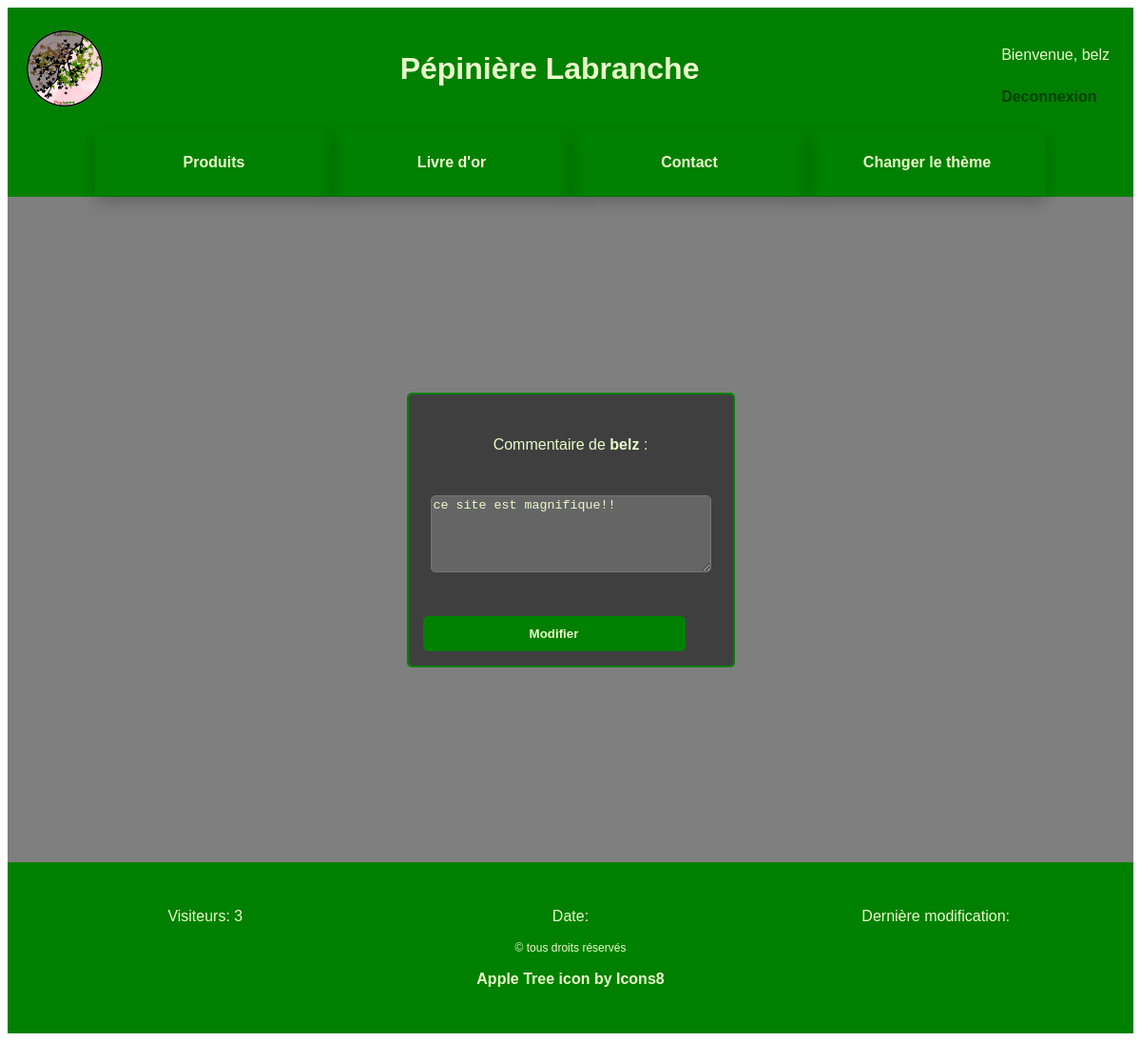
Page /view/modifierCommentaire.php?id=33 (signed in) on the committed database.
### tables this page shows
CREATE TABLE IF NOT EXISTS `utilisateurs` (
  `id` int(11) NOT NULL AUTO_INCREMENT,
  `username` varchar(255) NOT NULL,
  `password` varchar(255) NOT NULL,
  `email` varchar(255) NOT NULL,
  `nom` varchar(255) NOT NULL,
  `prenom` varchar(255) NOT NULL,
  PRIMARY KEY (`id`)
);

CREATE TABLE IF NOT EXISTS `commentaires` (
  `id` int(11) NOT NULL AUTO_INCREMENT,
  `commentaire` text NOT NULL,
  `auteur` varchar(255) NOT NULL,
  `date_commentaire` datetime NOT NULL,
  PRIMARY KEY (`id`)
);

### model/LoginManager.php (called while the page is built, shortened)
<?php
class LoginManager extends Manager
{
    public function getUserLoggedIn($id)
    {
        $db = $this->dbConnect();
        $select_stmt = $db->prepare("SELECT * FROM utilisateurs WHERE id=:id");
        $select_stmt->execute(array(":id" => $id));
        return $select_stmt;
    }
}

### controller/controller.php (called while the page is built, shortened)
<?php
require_once("C://wamp64/www/projetTP3/model/LoginManager.php");
require_once("C://wamp64/www/projetTP3/model/CommentManager.php");
function getUserLoggedIn($id)
{
    $loginManager = new LoginManager();
    $select_stmt = $loginManager->getUserLoggedIn($id);
    $row = $select_stmt->fetch(PDO::FETCH_ASSOC);
    return $row;
}
function getComment($commentId)
{
    $commentManager = new CommentManager();
    $select_stmt = $commentManager->getComment($commentId);
    $row = $select_stmt->fetch(PDO::FETCH_ASSOC);
    return $row;
}

### model/CommentManager.php (called while the page is built, shortened)
<?php
class CommentManager extends Manager
{
    public function getComment($commentId)
    {
        $db = $this->dbConnect();
        $select_stmt = $db->prepare("SELECT id, commentaire, auteur, DATE_FORMAT(date_commentaire, '%d/%m/%Y à %Hh%imin%ss') FROM commentaires WHERE id = ?");
        $select_stmt->execute(array($commentId));
        return $select_stmt;
    }
}

### view/modifierCommentaire.php (the view, shortened to what this page needs)
<?php session_start();
$id = $_SESSION['user_login'];
$title = 'Modifier commentaire'; ?>
<?php
require("C://wamp64/www/projetTP3/controller/controller.php");
try {
    $row = getUserLoggedIn($id);
} catch (PDOEXCEPTION $e) {
    $e->getMessage();
}
$username = $row['username'];
?>
<?php
if (isset($_GET['id']) && !empty($_GET['id'])) {
    $commentId = $_GET['id'];
}
$comment = getComment($commentId);
?>
<?php
if ($username == $comment['auteur']) {
    ?>
    <form method="post" id="form-modifier" class="form-modifier"
          action="">
        <fieldset>
            <div class="field">
                <p>Commentaire de <strong><?= htmlspecialchars($comment['auteur']) ?></strong> : </p><br>
                <textarea name="modifier" id="modifier" class="input message comment-text"
                          rows="5"><?php echo $comment['commentaire']; ?></textarea><br>
            </div>
            <input type="submit" id="submit-modifier" name="submit-modifier" class="btn-green"
                   value="Modifier">
        </fieldset>
    </form>
    <?php
}
?>
    </div>
<?php require('template.php'); ?>

### view/header.php (shortened to what this page needs)
<header>
    <img src="/public/images/logo.png" class="logo">
    <h1>Pépinière Labranche</h1>
    <div class="user">
        <?php
        if ($title != 'Accueil' || $title == 'Contact') {
            if (isset($_SESSION['user_login'])) {
                $id = $_SESSION['user_login'];
                try {
                    $row = getUserLoggedIn($id);
                    $username = $row['username'];
                } catch (PDOEXCEPTION $e) {
                    $e->getMessage();
                }
                ?>
                <p>Bienvenue, <?php echo $username; ?></p>
                <p><a href="logout.php" class="lien-dark">Deconnexion</a></p>
                <?php
            } else {
                ?>
                <p></p>
                <?php
            }
        } else {
            ?>
            <p></p>
            <?php
        } ?>
    </div>
</header>

### public/css/style.css (style rules this page uses)
body { display: flex; flex-direction: column; justify-content: space-between; align-items: stretch; font-size: 16px; font-family: "Trebuchet MS", Helvetica, sans-serif; }
p { padding: 5px; }
h1 { text-align: center; }
header { display: flex; justify-content: space-between; align-items: center; padding: 20px; }
form { align-self: center; margin: 15px 0; min-width: 345px; }
fieldset { padding: 15px; border-radius: 5px; margin: 0; }
a { text-decoration: none; font-weight: bold; padding-bottom:2px; }
div.user > p:nth-child(2) { margin: 0; }
.logo { width: 80px; }
.message { vertical-align: text-top; }
.field { padding: 8px; }
.form-livredor fieldset, .form-modifier fieldset { display: flex; flex-direction: column; }
.form-livredor .field, .form-modifier .field { display: flex; flex-direction: column; align-items: center; }
.btn-green { padding: 10px; margin-right: 35px; margin-top: 15px; border-radius: 5px; font-weight: bold; }
input[type="text"], input[type="email"], input[type="password"], textarea { margin: 5px; border-radius: 5px; min-height: 20px; transition-duration: 0.25s; min-width: 150px; }
textarea, input[type="text"], input[type="email"], input[type="password"] { -webkit-box-sizing: border-box; -moz-box-sizing: border-box; box-sizing: border-box; width: 150px; }
.comment-text { width: 100%; }

### public/css/theme-dark.css (style rules this page uses)
body { color: #eafbcb; }
fieldset, .adresse { border: 2px solid #008000; color: #eafbcb; box-shadow: inset 2000px 0 0 0 rgba(0, 0, 0, 0.5); }
a { color: #eafbcb; }
.btn-green { border: 1px solid #008000; color: #eafbcb; background-color: #008000; }
input[type="text"], input[type="email"], input[type="password"], textarea, .detail-produit, .comment { color: #eafbcb; }
input[type="text"], input[type="email"], input[type="password"], textarea { background-color: rgba(255, 255, 255, 0.2); }
.lien-dark { color: rgba(0, 0, 0, 0.5); }

### rows in the picture
utilisateurs: username "belz"
commentaires: auteur "belz", modifier "ce site est magnifique!!"

### other values in the picture
$total_website_views "3"
